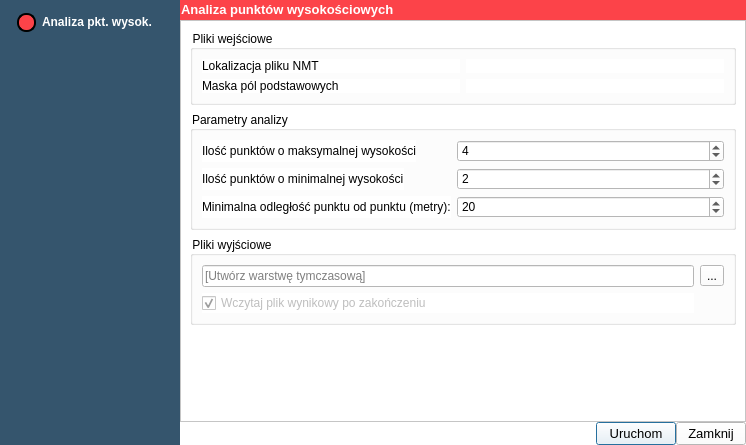
<?xml version="1.0" encoding="UTF-8"?>
<ui version="4.0">
 <class>pzgik_config</class>
 <widget class="QDialog" name="pzgik_config">
  <property name="enabled">
   <bool>true</bool>
  </property>
  <property name="geometry">
   <rect>
    <x>0</x>
    <y>0</y>
    <width>746</width>
    <height>445</height>
   </rect>
  </property>
  <property name="sizePolicy">
   <sizepolicy hsizetype="Expanding" vsizetype="Expanding">
    <horstretch>0</horstretch>
    <verstretch>0</verstretch>
   </sizepolicy>
  </property>
  <property name="minimumSize">
   <size>
    <width>0</width>
    <height>0</height>
   </size>
  </property>
  <property name="font">
   <font>
    <family>Segoe UI</family>
    <pointsize>10</pointsize>
    <weight>50</weight>
    <italic>false</italic>
    <bold>false</bold>
   </font>
  </property>
  <property name="windowTitle">
   <string>BDOT - Analiza punktów wysokościowych</string>
  </property>
  <property name="windowIcon">
   <iconset>
    <normaloff>:/plugins/GIAP-PolaMap/icons/giap_logo.png</normaloff>:/plugins/GIAP-PolaMap/icons/giap_logo.png</iconset>
  </property>
  <property name="styleSheet">
   <string notr="true">QComboBox {
	color: rgb(0,0,0);
}
* {
	background-color: rgb(255, 255, 255);
    font: 10pt &quot;Segoe UI&quot;; 
}

</string>
  </property>
  <layout class="QGridLayout" name="gridLayout">
   <property name="leftMargin">
    <number>0</number>
   </property>
   <property name="topMargin">
    <number>0</number>
   </property>
   <property name="rightMargin">
    <number>0</number>
   </property>
   <property name="bottomMargin">
    <number>0</number>
   </property>
   <property name="spacing">
    <number>0</number>
   </property>
   <item row="0" column="0" rowspan="3">
    <widget class="QWidget" name="widget" native="true">
     <property name="minimumSize">
      <size>
       <width>180</width>
       <height>0</height>
      </size>
     </property>
     <property name="font">
      <font>
       <family>Segoe UI</family>
       <pointsize>10</pointsize>
       <weight>50</weight>
       <italic>false</italic>
       <bold>false</bold>
      </font>
     </property>
     <property name="styleSheet">
      <string notr="true">background-color: rgb(53, 85, 109);
</string>
     </property>
     <layout class="QGridLayout" name="gridLayout_3">
      <property name="leftMargin">
       <number>12</number>
      </property>
      <property name="topMargin">
       <number>12</number>
      </property>
      <property name="rightMargin">
       <number>12</number>
      </property>
      <item row="1" column="0">
       <spacer name="verticalSpacer_2">
        <property name="orientation">
         <enum>Qt::Vertical</enum>
        </property>
        <property name="sizeHint" stdset="0">
         <size>
          <width>20</width>
          <height>40</height>
         </size>
        </property>
       </spacer>
      </item>
      <item row="0" column="0">
       <widget class="QRadioButton" name="radioButton_10">
        <property name="enabled">
         <bool>false</bool>
        </property>
        <property name="minimumSize">
         <size>
          <width>0</width>
          <height>20</height>
         </size>
        </property>
        <property name="palette">
         <palette>
          <active>
           <colorrole role="WindowText">
            <brush brushstyle="SolidPattern">
             <color alpha="255">
              <red>255</red>
              <green>255</green>
              <blue>255</blue>
             </color>
            </brush>
           </colorrole>
           <colorrole role="Button">
            <brush brushstyle="SolidPattern">
             <color alpha="255">
              <red>53</red>
              <green>85</green>
              <blue>109</blue>
             </color>
            </brush>
           </colorrole>
           <colorrole role="Text">
            <brush brushstyle="SolidPattern">
             <color alpha="255">
              <red>255</red>
              <green>255</green>
              <blue>255</blue>
             </color>
            </brush>
           </colorrole>
           <colorrole role="ButtonText">
            <brush brushstyle="SolidPattern">
             <color alpha="255">
              <red>255</red>
              <green>255</green>
              <blue>255</blue>
             </color>
            </brush>
           </colorrole>
           <colorrole role="Base">
            <brush brushstyle="SolidPattern">
             <color alpha="255">
              <red>53</red>
              <green>85</green>
              <blue>109</blue>
             </color>
            </brush>
           </colorrole>
           <colorrole role="Window">
            <brush brushstyle="SolidPattern">
             <color alpha="255">
              <red>53</red>
              <green>85</green>
              <blue>109</blue>
             </color>
            </brush>
           </colorrole>
          </active>
          <inactive>
           <colorrole role="WindowText">
            <brush brushstyle="SolidPattern">
             <color alpha="255">
              <red>255</red>
              <green>255</green>
              <blue>255</blue>
             </color>
            </brush>
           </colorrole>
           <colorrole role="Button">
            <brush brushstyle="SolidPattern">
             <color alpha="255">
              <red>53</red>
              <green>85</green>
              <blue>109</blue>
             </color>
            </brush>
           </colorrole>
           <colorrole role="Text">
            <brush brushstyle="SolidPattern">
             <color alpha="255">
              <red>255</red>
              <green>255</green>
              <blue>255</blue>
             </color>
            </brush>
           </colorrole>
           <colorrole role="ButtonText">
            <brush brushstyle="SolidPattern">
             <color alpha="255">
              <red>255</red>
              <green>255</green>
              <blue>255</blue>
             </color>
            </brush>
           </colorrole>
           <colorrole role="Base">
            <brush brushstyle="SolidPattern">
             <color alpha="255">
              <red>53</red>
              <green>85</green>
              <blue>109</blue>
             </color>
            </brush>
           </colorrole>
           <colorrole role="Window">
            <brush brushstyle="SolidPattern">
             <color alpha="255">
              <red>53</red>
              <green>85</green>
              <blue>109</blue>
             </color>
            </brush>
           </colorrole>
          </inactive>
          <disabled>
           <colorrole role="WindowText">
            <brush brushstyle="SolidPattern">
             <color alpha="255">
              <red>255</red>
              <green>255</green>
              <blue>255</blue>
             </color>
            </brush>
           </colorrole>
           <colorrole role="Button">
            <brush brushstyle="SolidPattern">
             <color alpha="255">
              <red>53</red>
              <green>85</green>
              <blue>109</blue>
             </color>
            </brush>
           </colorrole>
           <colorrole role="Text">
            <brush brushstyle="SolidPattern">
             <color alpha="255">
              <red>255</red>
              <green>255</green>
              <blue>255</blue>
             </color>
            </brush>
           </colorrole>
           <colorrole role="ButtonText">
            <brush brushstyle="SolidPattern">
             <color alpha="255">
              <red>255</red>
              <green>255</green>
              <blue>255</blue>
             </color>
            </brush>
           </colorrole>
           <colorrole role="Base">
            <brush brushstyle="SolidPattern">
             <color alpha="255">
              <red>53</red>
              <green>85</green>
              <blue>109</blue>
             </color>
            </brush>
           </colorrole>
           <colorrole role="Window">
            <brush brushstyle="SolidPattern">
             <color alpha="255">
              <red>53</red>
              <green>85</green>
              <blue>109</blue>
             </color>
            </brush>
           </colorrole>
          </disabled>
         </palette>
        </property>
        <property name="styleSheet">
         <string notr="true">QRadioButton::indicator::checked  {
	border: 2px solid black;
	border-radius: 9px;
	background-color: rgb(252, 67, 73);
	width: 15px;
	height: 15px;
	margin-left: 5px;
}

QRadioButton::indicator::unchecked  {
	border: 2px solid black;
	border-radius: 9px;
	background-color: rgb(255, 255, 255);
	width: 15px;
	height: 15px;
	margin-left: 5px;
}

QRadioButton {
	color : white;
	font-weight: bold; 
}</string>
        </property>
        <property name="text">
         <string>Analiza pkt. wysok.</string>
        </property>
        <property name="checkable">
         <bool>true</bool>
        </property>
        <property name="checked">
         <bool>true</bool>
        </property>
       </widget>
      </item>
     </layout>
    </widget>
   </item>
   <item row="2" column="4">
    <widget class="QPushButton" name="pushButton_zapisz">
     <property name="minimumSize">
      <size>
       <width>80</width>
       <height>0</height>
      </size>
     </property>
     <property name="text">
      <string>Uruchom</string>
     </property>
    </widget>
   </item>
   <item row="2" column="2">
    <spacer name="horizontalSpacer">
     <property name="orientation">
      <enum>Qt::Horizontal</enum>
     </property>
     <property name="sizeHint" stdset="0">
      <size>
       <width>499</width>
       <height>20</height>
      </size>
     </property>
    </spacer>
   </item>
   <item row="2" column="5">
    <widget class="QPushButton" name="pushButton_anuluj">
     <property name="minimumSize">
      <size>
       <width>70</width>
       <height>0</height>
      </size>
     </property>
     <property name="text">
      <string>Zamknij</string>
     </property>
    </widget>
   </item>
   <item row="1" column="1" colspan="5">
    <widget class="QFrame" name="frame_2">
     <property name="frameShape">
      <enum>QFrame::StyledPanel</enum>
     </property>
     <property name="frameShadow">
      <enum>QFrame::Raised</enum>
     </property>
     <layout class="QGridLayout" name="gridLayout_2">
      <item row="1" column="0">
       <widget class="QGroupBox" name="groupBox_2">
        <property name="title">
         <string>Parametry analizy</string>
        </property>
        <layout class="QFormLayout" name="formLayout">
         <item row="0" column="0">
          <widget class="QLabel" name="label">
           <property name="text">
            <string>Ilość punktów o maksymalnej wysokości</string>
           </property>
          </widget>
         </item>
         <item row="1" column="0">
          <widget class="QLabel" name="label_5">
           <property name="text">
            <string>Ilość punktów o minimalnej wysokości</string>
           </property>
          </widget>
         </item>
         <item row="0" column="1">
          <widget class="QSpinBox" name="analiza_max">
           <property name="minimum">
            <number>1</number>
           </property>
           <property name="maximum">
            <number>999999999</number>
           </property>
           <property name="value">
            <number>4</number>
           </property>
          </widget>
         </item>
         <item row="1" column="1">
          <widget class="QSpinBox" name="analiza_min">
           <property name="minimum">
            <number>1</number>
           </property>
           <property name="maximum">
            <number>999999999</number>
           </property>
           <property name="value">
            <number>2</number>
           </property>
          </widget>
         </item>
         <item row="2" column="0">
          <widget class="QLabel" name="label_3">
           <property name="text">
            <string>Minimalna odległość punktu od punktu (metry):</string>
           </property>
          </widget>
         </item>
         <item row="2" column="1">
          <widget class="QSpinBox" name="analiza_radius">
           <property name="minimum">
            <number>1</number>
           </property>
           <property name="maximum">
            <number>999999999</number>
           </property>
           <property name="value">
            <number>20</number>
           </property>
          </widget>
         </item>
        </layout>
       </widget>
      </item>
      <item row="0" column="0">
       <widget class="QGroupBox" name="groupBox">
        <property name="title">
         <string>Pliki wejściowe</string>
        </property>
        <layout class="QGridLayout" name="gridLayout_4">
         <item row="1" column="0">
          <widget class="QLabel" name="label_2">
           <property name="text">
            <string>Lokalizacja pliku NMT</string>
           </property>
          </widget>
         </item>
         <item row="1" column="1">
          <widget class="QgsFileWidget" name="wejscie">
           <property name="dialogTitle">
            <string/>
           </property>
           <property name="filter">
            <string>*.asc;*.tif; *.xyz</string>
           </property>
           <property name="storageMode">
            <enum>QgsFileWidget::GetFile</enum>
           </property>
          </widget>
         </item>
         <item row="4" column="0">
          <widget class="QLabel" name="label_4">
           <property name="text">
            <string>Maska pól podstawowych</string>
           </property>
          </widget>
         </item>
         <item row="4" column="1">
          <widget class="QgsFileWidget" name="maska">
           <property name="filter">
            <string>*.shp</string>
           </property>
           <property name="defaultRoot">
            <string/>
           </property>
          </widget>
         </item>
        </layout>
       </widget>
      </item>
      <item row="6" column="0">
       <widget class="QGroupBox" name="groupBox_3">
        <property name="title">
         <string>Pliki wyjściowe</string>
        </property>
        <layout class="QGridLayout" name="gridLayout_5">
         <item row="0" column="1">
          <layout class="QHBoxLayout" name="horizontalLayout">
           <item>
            <widget class="QToolButton" name="output_layer_btn">
             <property name="text">
              <string>...</string>
             </property>
            </widget>
           </item>
          </layout>
         </item>
         <item row="1" column="0">
          <widget class="QCheckBox" name="add_to_project_cbbx">
           <property name="enabled">
            <bool>false</bool>
           </property>
           <property name="text">
            <string>Wczytaj plik wynikowy po zakończeniu</string>
           </property>
           <property name="checked">
            <bool>true</bool>
           </property>
          </widget>
         </item>
         <item row="0" column="0">
          <widget class="QLineEdit" name="wyjscie">
           <property name="placeholderText">
            <string>[Utwórz warstwę tymczasową]</string>
           </property>
          </widget>
         </item>
        </layout>
       </widget>
      </item>
      <item row="8" column="0">
       <spacer name="verticalSpacer">
        <property name="orientation">
         <enum>Qt::Vertical</enum>
        </property>
        <property name="sizeHint" stdset="0">
         <size>
          <width>20</width>
          <height>40</height>
         </size>
        </property>
       </spacer>
      </item>
     </layout>
    </widget>
   </item>
   <item row="0" column="1" colspan="5">
    <widget class="QFrame" name="frame_3">
     <property name="minimumSize">
      <size>
       <width>200</width>
       <height>20</height>
      </size>
     </property>
     <property name="maximumSize">
      <size>
       <width>16777215</width>
       <height>20</height>
      </size>
     </property>
     <property name="styleSheet">
      <string notr="true">background-color: rgb(252, 67, 73);</string>
     </property>
     <property name="frameShape">
      <enum>QFrame::NoFrame</enum>
     </property>
     <property name="frameShadow">
      <enum>QFrame::Plain</enum>
     </property>
     <widget class="QLabel" name="title_label_3">
      <property name="geometry">
       <rect>
        <x>1</x>
        <y>1</y>
        <width>261</width>
        <height>16</height>
       </rect>
      </property>
      <property name="font">
       <font>
        <family>Segoe UI</family>
        <pointsize>10</pointsize>
        <weight>75</weight>
        <italic>false</italic>
        <bold>true</bold>
       </font>
      </property>
      <property name="styleSheet">
       <string notr="true">color : white;	font-weight: bold;</string>
      </property>
      <property name="text">
       <string>Analiza punktów wysokościowych</string>
      </property>
     </widget>
    </widget>
   </item>
  </layout>
 </widget>
 <customwidgets>
  <customwidget>
   <class>QgsFileWidget</class>
   <extends>QWidget</extends>
   <header>qgsfilewidget.h</header>
  </customwidget>
 </customwidgets>
 <resources/>
 <connections>
  <connection>
   <sender>pushButton_anuluj</sender>
   <signal>clicked()</signal>
   <receiver>pzgik_config</receiver>
   <slot>reject()</slot>
   <hints>
    <hint type="sourcelabel">
     <x>694</x>
     <y>627</y>
    </hint>
    <hint type="destinationlabel">
     <x>368</x>
     <y>322</y>
    </hint>
   </hints>
  </connection>
 </connections>
</ui>
